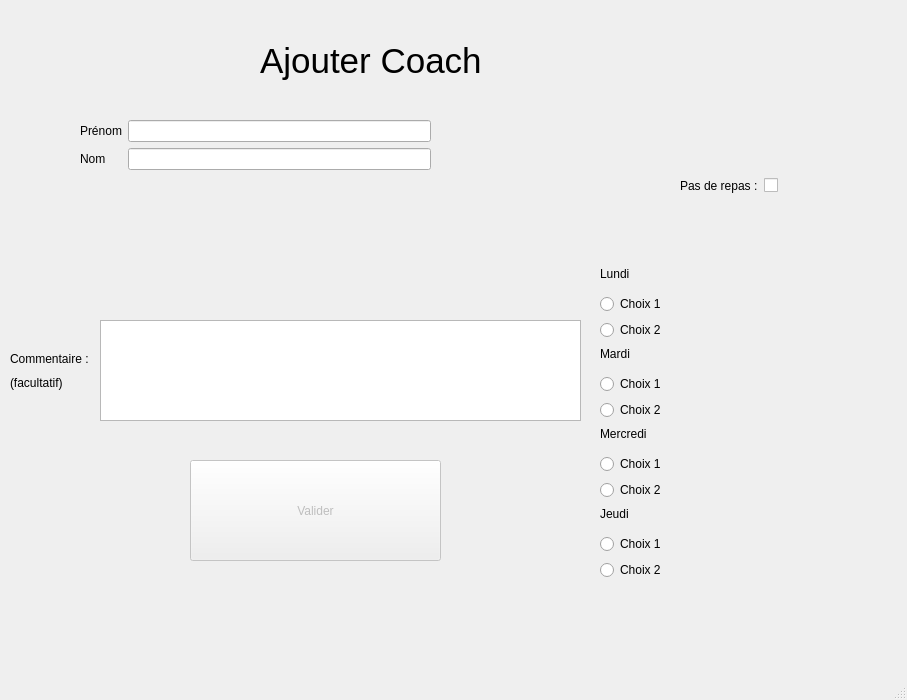
<?xml version="1.0" encoding="UTF-8"?>
<ui version="4.0">
 <class>Coach</class>
 <widget class="QMainWindow" name="Coach">
  <property name="geometry">
   <rect>
    <x>0</x>
    <y>0</y>
    <width>907</width>
    <height>700</height>
   </rect>
  </property>
  <property name="windowTitle">
   <string>MainWindow</string>
  </property>
  <widget class="QWidget" name="centralwidget">
   <widget class="QWidget" name="verticalLayoutWidget">
    <property name="geometry">
     <rect>
      <x>600</x>
      <y>260</y>
      <width>291</width>
      <height>80</height>
     </rect>
    </property>
    <layout class="QVBoxLayout" name="verticalLayout">
     <item>
      <widget class="QLabel" name="labelCoachLundi">
       <property name="enabled">
        <bool>true</bool>
       </property>
       <property name="text">
        <string>Lundi</string>
       </property>
      </widget>
     </item>
     <item>
      <widget class="QRadioButton" name="radioButtonCoachLundiChoix1">
       <property name="enabled">
        <bool>true</bool>
       </property>
       <property name="text">
        <string>Choix 1</string>
       </property>
      </widget>
     </item>
     <item>
      <widget class="QRadioButton" name="radioButtonCoachLundiChoix2">
       <property name="text">
        <string>Choix 2</string>
       </property>
      </widget>
     </item>
    </layout>
   </widget>
   <widget class="QWidget" name="verticalLayoutWidget_2">
    <property name="geometry">
     <rect>
      <x>600</x>
      <y>340</y>
      <width>291</width>
      <height>80</height>
     </rect>
    </property>
    <layout class="QVBoxLayout" name="verticalLayout_2">
     <item>
      <widget class="QLabel" name="labelCoachMardi">
       <property name="text">
        <string>Mardi</string>
       </property>
      </widget>
     </item>
     <item>
      <widget class="QRadioButton" name="radioButtonCoachMardiChoix1">
       <property name="text">
        <string>Choix 1</string>
       </property>
      </widget>
     </item>
     <item>
      <widget class="QRadioButton" name="radioButtonCoachMardiChoix2">
       <property name="text">
        <string>Choix 2</string>
       </property>
      </widget>
     </item>
    </layout>
   </widget>
   <widget class="QWidget" name="verticalLayoutWidget_3">
    <property name="geometry">
     <rect>
      <x>600</x>
      <y>420</y>
      <width>291</width>
      <height>80</height>
     </rect>
    </property>
    <layout class="QVBoxLayout" name="verticalLayout_3">
     <item>
      <widget class="QLabel" name="labelCoachMercredi">
       <property name="text">
        <string>Mercredi</string>
       </property>
      </widget>
     </item>
     <item>
      <widget class="QRadioButton" name="radioButtonCoachMercrediChoix1">
       <property name="text">
        <string>Choix 1</string>
       </property>
      </widget>
     </item>
     <item>
      <widget class="QRadioButton" name="radioButtonCoachMercrediChoix2">
       <property name="text">
        <string>Choix 2</string>
       </property>
      </widget>
     </item>
    </layout>
   </widget>
   <widget class="QWidget" name="verticalLayoutWidget_4">
    <property name="geometry">
     <rect>
      <x>600</x>
      <y>500</y>
      <width>291</width>
      <height>80</height>
     </rect>
    </property>
    <layout class="QVBoxLayout" name="verticalLayout_4">
     <item>
      <widget class="QLabel" name="labelCoachJeudi">
       <property name="text">
        <string>Jeudi</string>
       </property>
      </widget>
     </item>
     <item>
      <widget class="QRadioButton" name="radioButtonCoachJeudiChoix1">
       <property name="text">
        <string>Choix 1</string>
       </property>
      </widget>
     </item>
     <item>
      <widget class="QRadioButton" name="radioButtonCoachJeudiChoix2">
       <property name="text">
        <string>Choix 2</string>
       </property>
      </widget>
     </item>
    </layout>
   </widget>
   <widget class="QWidget" name="formLayoutWidget">
    <property name="geometry">
     <rect>
      <x>80</x>
      <y>120</y>
      <width>351</width>
      <height>51</height>
     </rect>
    </property>
    <layout class="QFormLayout" name="formLayout">
     <item row="0" column="0">
      <widget class="QLabel" name="labelCoachPrenom">
       <property name="text">
        <string>Prénom</string>
       </property>
      </widget>
     </item>
     <item row="1" column="0">
      <widget class="QLabel" name="labelCoachNom">
       <property name="text">
        <string>Nom</string>
       </property>
      </widget>
     </item>
     <item row="0" column="1">
      <widget class="QLineEdit" name="lineEditCoachPrenom"/>
     </item>
     <item row="1" column="1">
      <widget class="QLineEdit" name="lineEditCoachNom"/>
     </item>
    </layout>
   </widget>
   <widget class="QPushButton" name="pushButtonCoachValider">
    <property name="enabled">
     <bool>false</bool>
    </property>
    <property name="geometry">
     <rect>
      <x>190</x>
      <y>460</y>
      <width>251</width>
      <height>101</height>
     </rect>
    </property>
    <property name="text">
     <string>Valider</string>
    </property>
   </widget>
   <widget class="QWidget" name="horizontalLayoutWidget">
    <property name="geometry">
     <rect>
      <x>680</x>
      <y>160</y>
      <width>101</width>
      <height>51</height>
     </rect>
    </property>
    <layout class="QHBoxLayout" name="horizontalLayout">
     <item>
      <widget class="QLabel" name="labelCoachNonRepas">
       <property name="text">
        <string>Pas de repas :</string>
       </property>
      </widget>
     </item>
     <item>
      <widget class="QCheckBox" name="checkBoxCoachNonRepas">
       <property name="text">
        <string/>
       </property>
      </widget>
     </item>
    </layout>
   </widget>
   <widget class="QLabel" name="labelAjouterCoach">
    <property name="geometry">
     <rect>
      <x>260</x>
      <y>20</y>
      <width>261</width>
      <height>81</height>
     </rect>
    </property>
    <property name="font">
     <font>
      <pointsize>26</pointsize>
     </font>
    </property>
    <property name="text">
     <string>Ajouter Coach</string>
    </property>
   </widget>
   <widget class="QPlainTextEdit" name="plainTextEditCoachCommentaire">
    <property name="geometry">
     <rect>
      <x>100</x>
      <y>320</y>
      <width>481</width>
      <height>101</height>
     </rect>
    </property>
   </widget>
   <widget class="QWidget" name="verticalLayoutWidget_5">
    <property name="geometry">
     <rect>
      <x>10</x>
      <y>350</y>
      <width>91</width>
      <height>41</height>
     </rect>
    </property>
    <layout class="QVBoxLayout" name="verticalLayout_5">
     <item>
      <widget class="QLabel" name="labelCoachCommentaire">
       <property name="text">
        <string>Commentaire :</string>
       </property>
      </widget>
     </item>
     <item>
      <widget class="QLabel" name="label">
       <property name="text">
        <string>(facultatif)</string>
       </property>
      </widget>
     </item>
    </layout>
   </widget>
  </widget>
  <widget class="QMenuBar" name="menubar">
   <property name="geometry">
    <rect>
     <x>0</x>
     <y>0</y>
     <width>907</width>
     <height>21</height>
    </rect>
   </property>
  </widget>
  <widget class="QStatusBar" name="statusbar"/>
 </widget>
 <resources/>
 <connections/>
</ui>
